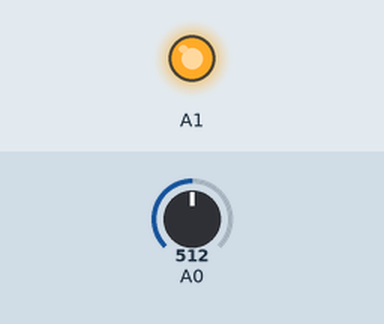
Simulated run of this sketch. Board: Arduino Uno, built with avr-gcc and run on an emulated ATmega328P. Shown: output pins drawn as LEDs (lit = HIGH). The test bench sets the inputs (shaded band); at power-on: A0 = 512. What the sketch prints to the serial monitor is not drawn.

Above: at 0.1 s.
Timing chart, 0 to 1.6 s (numbered marks = the images above):
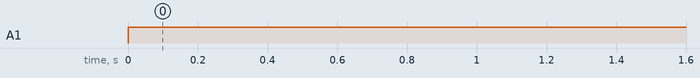

The sketch:

MQ2_RO_2nd_day.ino
```cpp
void setup() {
    Serial.begin(9600);
}

void loop() {
    float sensor_volt;
    float RS_air; //  Get the value of RS via in a clear air
    float R0;  // Get the value of R0 via in H2
    float sensorValue;

    /*--- Get a average data by testing 100 times ---*/
    //Heather 5v 60 s
    analogWrite(A1, 1023);
    delay(6000);

    //Heather 1.4 V 90 s
    analogWrite(A1, (1023/5)*1.4 );
    for(int i = 0; i<100; i++){
        sensorValue = sensorValue + analogRead(A0);
        delay(900);
    }

    sensorValue = sensorValue/100.0;
    /*-----------------------------------------------*/

    sensor_volt = sensorValue/1024*5.0;
    RS_air = (5.0-sensor_volt)/sensor_volt;
    R0 = RS_air/(26+(1/3));

    Serial.print("R0 = ");
    Serial.println(R0);
    delay(1000);
}
```

Measured:
- by itself, A1: LOW → HIGH at 0.00 s
